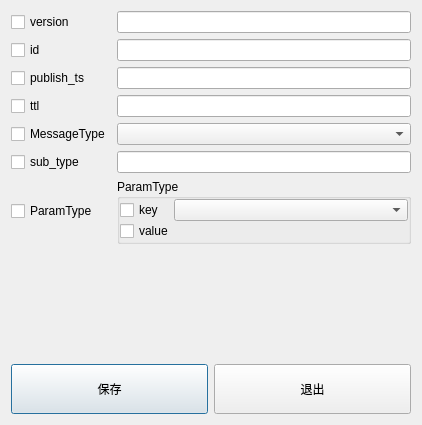
<?xml version="1.0" encoding="UTF-8"?>
<ui version="4.0">
 <class>MessageDialog</class>
 <widget class="QDialog" name="MessageDialog">
  <property name="geometry">
   <rect>
    <x>0</x>
    <y>0</y>
    <width>422</width>
    <height>425</height>
   </rect>
  </property>
  <property name="windowTitle">
   <string>Dialog</string>
  </property>
  <layout class="QGridLayout" name="gridLayout_4">
   <item row="0" column="0" colspan="2">
    <layout class="QGridLayout" name="gridLayout">
     <item row="2" column="0">
      <widget class="QCheckBox" name="checkBox_publish_ts">
       <property name="text">
        <string>publish_ts</string>
       </property>
      </widget>
     </item>
     <item row="5" column="0">
      <widget class="QCheckBox" name="checkBox_sub_type">
       <property name="text">
        <string>sub_type</string>
       </property>
      </widget>
     </item>
     <item row="3" column="1">
      <widget class="QLineEdit" name="lineEdit_ttl"/>
     </item>
     <item row="4" column="0">
      <widget class="QCheckBox" name="checkBox_MessageType">
       <property name="text">
        <string>MessageType</string>
       </property>
      </widget>
     </item>
     <item row="0" column="0">
      <widget class="QCheckBox" name="checkBox_version">
       <property name="text">
        <string>version</string>
       </property>
      </widget>
     </item>
     <item row="1" column="0">
      <widget class="QCheckBox" name="checkBox_id">
       <property name="text">
        <string>id</string>
       </property>
      </widget>
     </item>
     <item row="5" column="1">
      <widget class="QLineEdit" name="lineEdit_sub_type"/>
     </item>
     <item row="4" column="1">
      <widget class="QComboBox" name="comboBox_MessageType"/>
     </item>
     <item row="1" column="1">
      <widget class="QLineEdit" name="lineEdit_id"/>
     </item>
     <item row="0" column="1">
      <widget class="QLineEdit" name="lineEdit_version"/>
     </item>
     <item row="2" column="1">
      <widget class="QLineEdit" name="lineEdit_publish_ts"/>
     </item>
     <item row="6" column="0">
      <widget class="QCheckBox" name="checkBox_ParamType">
       <property name="text">
        <string>ParamType</string>
       </property>
      </widget>
     </item>
     <item row="3" column="0">
      <widget class="QCheckBox" name="checkBox_ttl">
       <property name="text">
        <string>ttl</string>
       </property>
      </widget>
     </item>
     <item row="6" column="1">
      <widget class="QGroupBox" name="groupBox">
       <property name="title">
        <string>ParamType</string>
       </property>
       <layout class="QGridLayout" name="gridLayout_3">
        <property name="leftMargin">
         <number>0</number>
        </property>
        <property name="topMargin">
         <number>0</number>
        </property>
        <property name="rightMargin">
         <number>0</number>
        </property>
        <property name="bottomMargin">
         <number>0</number>
        </property>
        <property name="spacing">
         <number>0</number>
        </property>
        <item row="0" column="0">
         <layout class="QGridLayout" name="gridLayout_2">
          <item row="0" column="0">
           <widget class="QCheckBox" name="checkBox_ParamType_key">
            <property name="sizePolicy">
             <sizepolicy hsizetype="Fixed" vsizetype="Fixed">
              <horstretch>0</horstretch>
              <verstretch>0</verstretch>
             </sizepolicy>
            </property>
            <property name="text">
             <string>key</string>
            </property>
           </widget>
          </item>
          <item row="1" column="0">
           <widget class="QCheckBox" name="checkBox_ParamType_value">
            <property name="sizePolicy">
             <sizepolicy hsizetype="Fixed" vsizetype="Fixed">
              <horstretch>0</horstretch>
              <verstretch>0</verstretch>
             </sizepolicy>
            </property>
            <property name="text">
             <string>value</string>
            </property>
           </widget>
          </item>
          <item row="0" column="1">
           <widget class="QComboBox" name="comboBox_ParamType_key"/>
          </item>
         </layout>
        </item>
       </layout>
      </widget>
     </item>
    </layout>
   </item>
   <item row="1" column="0">
    <spacer name="verticalSpacer">
     <property name="orientation">
      <enum>Qt::Vertical</enum>
     </property>
     <property name="sizeHint" stdset="0">
      <size>
       <width>20</width>
       <height>40</height>
      </size>
     </property>
    </spacer>
   </item>
   <item row="2" column="0">
    <widget class="QPushButton" name="pushButton_save">
     <property name="sizePolicy">
      <sizepolicy hsizetype="Minimum" vsizetype="Fixed">
       <horstretch>0</horstretch>
       <verstretch>0</verstretch>
      </sizepolicy>
     </property>
     <property name="minimumSize">
      <size>
       <width>0</width>
       <height>50</height>
      </size>
     </property>
     <property name="text">
      <string>保存</string>
     </property>
    </widget>
   </item>
   <item row="2" column="1">
    <widget class="QPushButton" name="pushButton_quit">
     <property name="sizePolicy">
      <sizepolicy hsizetype="Minimum" vsizetype="Fixed">
       <horstretch>0</horstretch>
       <verstretch>0</verstretch>
      </sizepolicy>
     </property>
     <property name="minimumSize">
      <size>
       <width>0</width>
       <height>50</height>
      </size>
     </property>
     <property name="text">
      <string>退出</string>
     </property>
    </widget>
   </item>
  </layout>
 </widget>
 <resources/>
 <connections/>
</ui>
